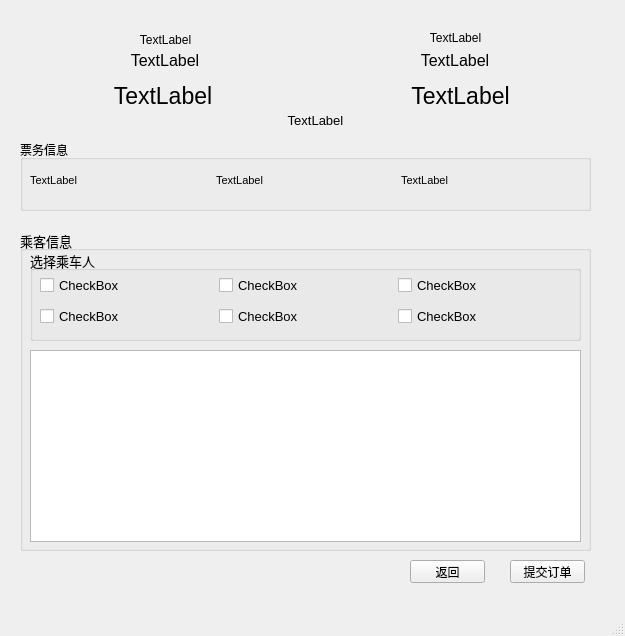
<?xml version="1.0" encoding="UTF-8"?>
<ui version="4.0">
 <class>TicketDetail</class>
 <widget class="QMainWindow" name="TicketDetail">
  <property name="geometry">
   <rect>
    <x>0</x>
    <y>0</y>
    <width>625</width>
    <height>636</height>
   </rect>
  </property>
  <property name="windowTitle">
   <string>MainWindow</string>
  </property>
  <widget class="QWidget" name="centralwidget">
   <widget class="QLabel" name="label_from">
    <property name="geometry">
     <rect>
      <x>100</x>
      <y>70</y>
      <width>126</width>
      <height>51</height>
     </rect>
    </property>
    <property name="minimumSize">
     <size>
      <width>0</width>
      <height>30</height>
     </size>
    </property>
    <property name="font">
     <font>
      <pointsize>17</pointsize>
     </font>
    </property>
    <property name="text">
     <string>TextLabel</string>
    </property>
    <property name="scaledContents">
     <bool>true</bool>
    </property>
    <property name="alignment">
     <set>Qt::AlignCenter</set>
    </property>
   </widget>
   <widget class="QLabel" name="label_to">
    <property name="geometry">
     <rect>
      <x>380</x>
      <y>70</y>
      <width>161</width>
      <height>51</height>
     </rect>
    </property>
    <property name="minimumSize">
     <size>
      <width>0</width>
      <height>30</height>
     </size>
    </property>
    <property name="font">
     <font>
      <pointsize>17</pointsize>
     </font>
    </property>
    <property name="text">
     <string>TextLabel</string>
    </property>
    <property name="scaledContents">
     <bool>true</bool>
    </property>
    <property name="alignment">
     <set>Qt::AlignCenter</set>
    </property>
   </widget>
   <widget class="QLabel" name="label_startTime">
    <property name="geometry">
     <rect>
      <x>120</x>
      <y>50</y>
      <width>90</width>
      <height>20</height>
     </rect>
    </property>
    <property name="font">
     <font>
      <pointsize>12</pointsize>
     </font>
    </property>
    <property name="text">
     <string>TextLabel</string>
    </property>
    <property name="alignment">
     <set>Qt::AlignCenter</set>
    </property>
   </widget>
   <widget class="QLabel" name="label_arriveTime">
    <property name="geometry">
     <rect>
      <x>410</x>
      <y>50</y>
      <width>90</width>
      <height>20</height>
     </rect>
    </property>
    <property name="font">
     <font>
      <pointsize>12</pointsize>
     </font>
    </property>
    <property name="text">
     <string>TextLabel</string>
    </property>
    <property name="alignment">
     <set>Qt::AlignCenter</set>
    </property>
   </widget>
   <widget class="QLabel" name="label">
    <property name="geometry">
     <rect>
      <x>260</x>
      <y>80</y>
      <width>111</width>
      <height>41</height>
     </rect>
    </property>
    <property name="font">
     <font>
      <pointsize>12</pointsize>
      <weight>50</weight>
      <bold>false</bold>
     </font>
    </property>
    <property name="text">
     <string/>
    </property>
    <property name="pixmap">
     <pixmap resource="resouce.qrc">:/to.png</pixmap>
    </property>
    <property name="scaledContents">
     <bool>true</bool>
    </property>
   </widget>
   <widget class="QLabel" name="label_trainId">
    <property name="geometry">
     <rect>
      <x>250</x>
      <y>110</y>
      <width>131</width>
      <height>21</height>
     </rect>
    </property>
    <property name="font">
     <font>
      <pointsize>10</pointsize>
     </font>
    </property>
    <property name="text">
     <string>TextLabel</string>
    </property>
    <property name="alignment">
     <set>Qt::AlignCenter</set>
    </property>
   </widget>
   <widget class="QGroupBox" name="groupBox_tickets">
    <property name="geometry">
     <rect>
      <x>20</x>
      <y>140</y>
      <width>571</width>
      <height>71</height>
     </rect>
    </property>
    <property name="title">
     <string>票务信息</string>
    </property>
    <widget class="QWidget" name="layoutWidget">
     <property name="geometry">
      <rect>
       <x>10</x>
       <y>20</y>
       <width>551</width>
       <height>41</height>
      </rect>
     </property>
     <layout class="QHBoxLayout" name="horizontalLayout">
      <item>
       <widget class="QLabel" name="label_zeroInfo">
        <property name="font">
         <font>
          <pointsize>8</pointsize>
         </font>
        </property>
        <property name="text">
         <string>TextLabel</string>
        </property>
       </widget>
      </item>
      <item>
       <widget class="QLabel" name="label_firstInfo">
        <property name="font">
         <font>
          <pointsize>8</pointsize>
         </font>
        </property>
        <property name="text">
         <string>TextLabel</string>
        </property>
       </widget>
      </item>
      <item>
       <widget class="QLabel" name="label_secondInfo">
        <property name="font">
         <font>
          <pointsize>8</pointsize>
         </font>
        </property>
        <property name="text">
         <string>TextLabel</string>
        </property>
       </widget>
      </item>
     </layout>
    </widget>
   </widget>
   <widget class="QGroupBox" name="groupBox_passagers">
    <property name="geometry">
     <rect>
      <x>20</x>
      <y>230</y>
      <width>571</width>
      <height>321</height>
     </rect>
    </property>
    <property name="font">
     <font>
      <pointsize>10</pointsize>
     </font>
    </property>
    <property name="title">
     <string>乘客信息</string>
    </property>
    <widget class="QTableWidget" name="passagerTable">
     <property name="geometry">
      <rect>
       <x>10</x>
       <y>120</y>
       <width>551</width>
       <height>192</height>
      </rect>
     </property>
    </widget>
    <widget class="QGroupBox" name="groupBox">
     <property name="geometry">
      <rect>
       <x>10</x>
       <y>20</y>
       <width>551</width>
       <height>91</height>
      </rect>
     </property>
     <property name="title">
      <string>选择乘车人</string>
     </property>
     <widget class="QWidget" name="layoutWidget">
      <property name="geometry">
       <rect>
        <x>10</x>
        <y>21</y>
        <width>531</width>
        <height>61</height>
       </rect>
      </property>
      <layout class="QGridLayout" name="gridLayout">
       <item row="0" column="2">
        <widget class="QCheckBox" name="checkBox_2">
         <property name="text">
          <string>CheckBox</string>
         </property>
        </widget>
       </item>
       <item row="1" column="0">
        <widget class="QCheckBox" name="checkBox_3">
         <property name="text">
          <string>CheckBox</string>
         </property>
        </widget>
       </item>
       <item row="0" column="1">
        <widget class="QCheckBox" name="checkBox_1">
         <property name="text">
          <string>CheckBox</string>
         </property>
        </widget>
       </item>
       <item row="1" column="1">
        <widget class="QCheckBox" name="checkBox_4">
         <property name="text">
          <string>CheckBox</string>
         </property>
        </widget>
       </item>
       <item row="1" column="2">
        <widget class="QCheckBox" name="checkBox_5">
         <property name="text">
          <string>CheckBox</string>
         </property>
        </widget>
       </item>
       <item row="0" column="0">
        <widget class="QCheckBox" name="checkBox">
         <property name="text">
          <string>CheckBox</string>
         </property>
        </widget>
       </item>
      </layout>
     </widget>
    </widget>
   </widget>
   <widget class="QPushButton" name="pushButton_confirm">
    <property name="geometry">
     <rect>
      <x>510</x>
      <y>560</y>
      <width>75</width>
      <height>23</height>
     </rect>
    </property>
    <property name="text">
     <string>提交订单</string>
    </property>
   </widget>
   <widget class="QPushButton" name="pushButton_back">
    <property name="geometry">
     <rect>
      <x>410</x>
      <y>560</y>
      <width>75</width>
      <height>23</height>
     </rect>
    </property>
    <property name="text">
     <string>返回</string>
    </property>
   </widget>
   <widget class="QLabel" name="label_3">
    <property name="geometry">
     <rect>
      <x>300</x>
      <y>50</y>
      <width>31</width>
      <height>31</height>
     </rect>
    </property>
    <property name="text">
     <string/>
    </property>
    <property name="pixmap">
     <pixmap resource="resouce.qrc">:/12306.ico</pixmap>
    </property>
    <property name="scaledContents">
     <bool>true</bool>
    </property>
   </widget>
   <widget class="QLabel" name="label_dateFrom">
    <property name="geometry">
     <rect>
      <x>120</x>
      <y>30</y>
      <width>91</width>
      <height>20</height>
     </rect>
    </property>
    <property name="sizePolicy">
     <sizepolicy hsizetype="Preferred" vsizetype="Preferred">
      <horstretch>0</horstretch>
      <verstretch>0</verstretch>
     </sizepolicy>
    </property>
    <property name="text">
     <string>TextLabel</string>
    </property>
    <property name="alignment">
     <set>Qt::AlignCenter</set>
    </property>
   </widget>
   <widget class="QLabel" name="label_dateTo">
    <property name="geometry">
     <rect>
      <x>410</x>
      <y>30</y>
      <width>91</width>
      <height>16</height>
     </rect>
    </property>
    <property name="text">
     <string>TextLabel</string>
    </property>
    <property name="alignment">
     <set>Qt::AlignCenter</set>
    </property>
   </widget>
  </widget>
  <widget class="QMenuBar" name="menubar">
   <property name="geometry">
    <rect>
     <x>0</x>
     <y>0</y>
     <width>625</width>
     <height>26</height>
    </rect>
   </property>
  </widget>
  <widget class="QStatusBar" name="statusbar"/>
 </widget>
 <resources>
  <include location="resouce.qrc"/>
 </resources>
 <connections/>
</ui>
